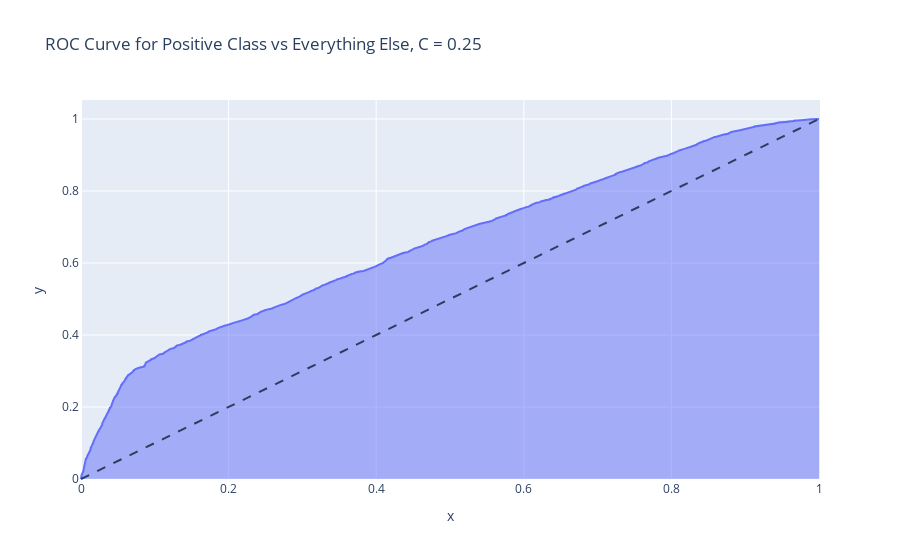

The cell this chart's notebook holds for it:
### Code cell
model_pos_probs25 = model_posp25.predict_proba(x_test_pos)

fpr_pos25, tpr_pos25, thresh_pos = roc_curve(y_test_pos, model_pos_probs25[:, 1])

# Since we are interested in negative class (y = 0), we have to flip axis for consistent ROC curves
fig_pos25 = px.area(x = fpr_pos25, y = tpr_pos25, title = f'ROC Curve for Positive Class vs Everything Else, C = 0.25')
fig_pos25.add_shape(type = 'line', line = dict(dash='dash'), x0=0, x1=1, y0=0, y1=1)
fig_pos25.show()

### Figure 1 — Plotly figure (JSON) as saved in the notebook; plotly's stock layout.template omitted (floating-point values rounded to 4 significant figures; data arrays with more than 128 entries replaced by an {"elided": "..."} marker saying what was removed)
{"data": [{"fillpattern": {"shape": ""}, "hovertemplate": "x=%{x}<br>y=%{y}<extra></extra>", "legendgroup": "", "line": {"color": "#636efa"}, "marker": {"symbol": "circle"}, "mode": "lines", "name": "", "orientation": "v", "showlegend": false, "stackgroup": "1", "type": "scatter", "x": {"elided": "4151 float values"}, "xaxis": "x", "y": {"elided": "4151 float values"}, "yaxis": "y"}], "layout": {"legend": {"tracegroupgap": 0}, "shapes": [{"line": {"dash": "dash"}, "type": "line", "x0": 0, "x1": 1, "y0": 0, "y1": 1}], "title": {"text": "ROC Curve for Positive Class vs Everything Else, C = 0.25"}, "xaxis": {"anchor": "y", "domain": [0, 1], "title": {"text": "x"}}, "yaxis": {"anchor": "x", "domain": [0, 1], "title": {"text": "y"}}}}
